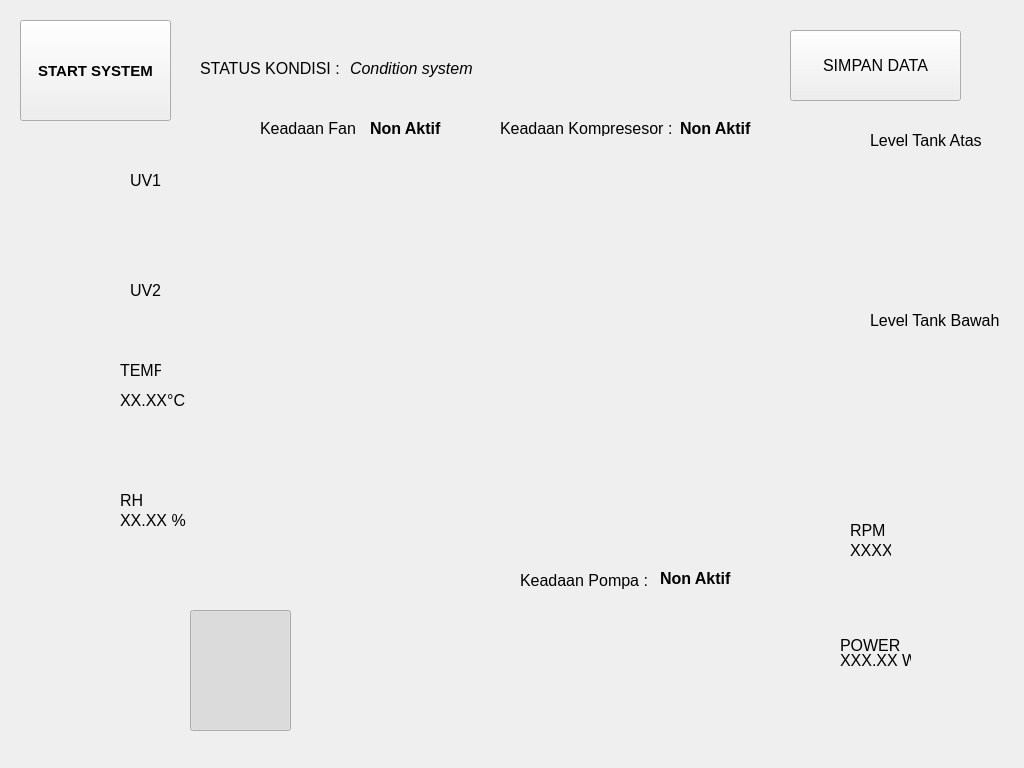
<?xml version="1.0" encoding="UTF-8"?>
<ui version="4.0">
 <class>Dialog</class>
 <widget class="QDialog" name="Dialog">
  <property name="geometry">
   <rect>
    <x>0</x>
    <y>0</y>
    <width>1024</width>
    <height>768</height>
   </rect>
  </property>
  <property name="minimumSize">
   <size>
    <width>1024</width>
    <height>768</height>
   </size>
  </property>
  <property name="maximumSize">
   <size>
    <width>1024</width>
    <height>768</height>
   </size>
  </property>
  <property name="windowTitle">
   <string>Dialog</string>
  </property>
  <property name="autoFillBackground">
   <bool>false</bool>
  </property>
  <widget class="QLabel" name="Fan_kondisi">
   <property name="geometry">
    <rect>
     <x>370</x>
     <y>120</y>
     <width>91</width>
     <height>17</height>
    </rect>
   </property>
   <property name="font">
    <font>
     <pointsize>12</pointsize>
     <weight>75</weight>
     <bold>true</bold>
    </font>
   </property>
   <property name="text">
    <string>Non Aktif</string>
   </property>
  </widget>
  <widget class="QLabel" name="RPM_result">
   <property name="geometry">
    <rect>
     <x>850</x>
     <y>540</y>
     <width>41</width>
     <height>21</height>
    </rect>
   </property>
   <property name="font">
    <font>
     <pointsize>12</pointsize>
    </font>
   </property>
   <property name="text">
    <string>XXXX</string>
   </property>
   <property name="scaledContents">
    <bool>true</bool>
   </property>
  </widget>
  <widget class="QLabel" name="Temperature_result">
   <property name="geometry">
    <rect>
     <x>120</x>
     <y>390</y>
     <width>71</width>
     <height>21</height>
    </rect>
   </property>
   <property name="font">
    <font>
     <pointsize>12</pointsize>
    </font>
   </property>
   <property name="text">
    <string>XX.XX°C</string>
   </property>
   <property name="scaledContents">
    <bool>true</bool>
   </property>
   <property name="textInteractionFlags">
    <set>Qt::LinksAccessibleByKeyboard|Qt::LinksAccessibleByMouse|Qt::TextBrowserInteraction|Qt::TextEditable|Qt::TextEditorInteraction|Qt::TextSelectableByKeyboard|Qt::TextSelectableByMouse</set>
   </property>
  </widget>
  <widget class="QLabel" name="RH_result">
   <property name="geometry">
    <rect>
     <x>120</x>
     <y>510</y>
     <width>71</width>
     <height>21</height>
    </rect>
   </property>
   <property name="font">
    <font>
     <pointsize>12</pointsize>
    </font>
   </property>
   <property name="text">
    <string>XX.XX %</string>
   </property>
   <property name="scaledContents">
    <bool>true</bool>
   </property>
  </widget>
  <widget class="QLabel" name="arus_label">
   <property name="geometry">
    <rect>
     <x>920</x>
     <y>610</y>
     <width>81</width>
     <height>81</height>
    </rect>
   </property>
   <property name="minimumSize">
    <size>
     <width>31</width>
     <height>61</height>
    </size>
   </property>
   <property name="text">
    <string/>
   </property>
   <property name="pixmap">
    <pixmap>../assets/Gb-arus-off.png</pixmap>
   </property>
   <property name="scaledContents">
    <bool>true</bool>
   </property>
  </widget>
  <widget class="QLabel" name="rh_label">
   <property name="geometry">
    <rect>
     <x>20</x>
     <y>480</y>
     <width>91</width>
     <height>91</height>
    </rect>
   </property>
   <property name="minimumSize">
    <size>
     <width>31</width>
     <height>61</height>
    </size>
   </property>
   <property name="text">
    <string/>
   </property>
   <property name="pixmap">
    <pixmap>../assets/Gb-RH.png</pixmap>
   </property>
   <property name="scaledContents">
    <bool>true</bool>
   </property>
  </widget>
  <widget class="QLabel" name="mode_label">
   <property name="geometry">
    <rect>
     <x>580</x>
     <y>610</y>
     <width>101</width>
     <height>121</height>
    </rect>
   </property>
   <property name="minimumSize">
    <size>
     <width>31</width>
     <height>61</height>
    </size>
   </property>
   <property name="text">
    <string/>
   </property>
   <property name="pixmap">
    <pixmap>../assets/Gb-Mode-off.png</pixmap>
   </property>
   <property name="scaledContents">
    <bool>true</bool>
   </property>
  </widget>
  <widget class="QLabel" name="RH">
   <property name="geometry">
    <rect>
     <x>120</x>
     <y>490</y>
     <width>41</width>
     <height>21</height>
    </rect>
   </property>
   <property name="font">
    <font>
     <pointsize>12</pointsize>
    </font>
   </property>
   <property name="text">
    <string>RH</string>
   </property>
   <property name="scaledContents">
    <bool>true</bool>
   </property>
  </widget>
  <widget class="QLabel" name="uv1_label">
   <property name="geometry">
    <rect>
     <x>20</x>
     <y>140</y>
     <width>91</width>
     <height>101</height>
    </rect>
   </property>
   <property name="text">
    <string/>
   </property>
   <property name="pixmap">
    <pixmap>../assets/Gb-UV-off.png</pixmap>
   </property>
   <property name="scaledContents">
    <bool>true</bool>
   </property>
  </widget>
  <widget class="QLabel" name="UV2">
   <property name="geometry">
    <rect>
     <x>130</x>
     <y>280</y>
     <width>31</width>
     <height>21</height>
    </rect>
   </property>
   <property name="font">
    <font>
     <pointsize>12</pointsize>
    </font>
   </property>
   <property name="text">
    <string>UV2</string>
   </property>
   <property name="scaledContents">
    <bool>true</bool>
   </property>
  </widget>
  <widget class="QLabel" name="Temperature">
   <property name="geometry">
    <rect>
     <x>120</x>
     <y>350</y>
     <width>41</width>
     <height>41</height>
    </rect>
   </property>
   <property name="font">
    <font>
     <pointsize>12</pointsize>
    </font>
   </property>
   <property name="text">
    <string>TEMP</string>
   </property>
   <property name="scaledContents">
    <bool>true</bool>
   </property>
  </widget>
  <widget class="QLabel" name="Kompre_kondisi">
   <property name="geometry">
    <rect>
     <x>680</x>
     <y>120</y>
     <width>81</width>
     <height>17</height>
    </rect>
   </property>
   <property name="font">
    <font>
     <pointsize>12</pointsize>
     <weight>75</weight>
     <bold>true</bold>
    </font>
   </property>
   <property name="text">
    <string>Non Aktif</string>
   </property>
  </widget>
  <widget class="QLabel" name="LevelTank1">
   <property name="geometry">
    <rect>
     <x>870</x>
     <y>130</y>
     <width>121</width>
     <height>21</height>
    </rect>
   </property>
   <property name="font">
    <font>
     <pointsize>12</pointsize>
    </font>
   </property>
   <property name="text">
    <string>Level Tank Atas</string>
   </property>
   <property name="scaledContents">
    <bool>true</bool>
   </property>
  </widget>
  <widget class="QLabel" name="info_kondisi">
   <property name="geometry">
    <rect>
     <x>350</x>
     <y>60</y>
     <width>301</width>
     <height>17</height>
    </rect>
   </property>
   <property name="font">
    <font>
     <pointsize>12</pointsize>
     <italic>true</italic>
    </font>
   </property>
   <property name="text">
    <string>Condition system</string>
   </property>
  </widget>
  <widget class="QLabel" name="leveltank2_label">
   <property name="geometry">
    <rect>
     <x>880</x>
     <y>340</y>
     <width>101</width>
     <height>121</height>
    </rect>
   </property>
   <property name="minimumSize">
    <size>
     <width>81</width>
     <height>101</height>
    </size>
   </property>
   <property name="text">
    <string/>
   </property>
   <property name="pixmap">
    <pixmap>../assets/Gb-WtrLvl0.png</pixmap>
   </property>
   <property name="scaledContents">
    <bool>true</bool>
   </property>
  </widget>
  <widget class="QLabel" name="fan_label">
   <property name="geometry">
    <rect>
     <x>920</x>
     <y>490</y>
     <width>81</width>
     <height>81</height>
    </rect>
   </property>
   <property name="minimumSize">
    <size>
     <width>31</width>
     <height>61</height>
    </size>
   </property>
   <property name="text">
    <string/>
   </property>
   <property name="pixmap">
    <pixmap>../assets/Gb-Fan-off.png</pixmap>
   </property>
   <property name="scaledContents">
    <bool>true</bool>
   </property>
  </widget>
  <widget class="QLabel" name="UV1">
   <property name="geometry">
    <rect>
     <x>130</x>
     <y>170</y>
     <width>31</width>
     <height>21</height>
    </rect>
   </property>
   <property name="font">
    <font>
     <pointsize>12</pointsize>
    </font>
   </property>
   <property name="text">
    <string>UV1</string>
   </property>
   <property name="scaledContents">
    <bool>true</bool>
   </property>
  </widget>
  <widget class="QLabel" name="filter_label">
   <property name="geometry">
    <rect>
     <x>710</x>
     <y>610</y>
     <width>101</width>
     <height>121</height>
    </rect>
   </property>
   <property name="minimumSize">
    <size>
     <width>31</width>
     <height>61</height>
    </size>
   </property>
   <property name="text">
    <string/>
   </property>
   <property name="pixmap">
    <pixmap>../assets/Gb-Fltr-brsh.png</pixmap>
   </property>
   <property name="scaledContents">
    <bool>true</bool>
   </property>
  </widget>
  <widget class="QLabel" name="RPM">
   <property name="geometry">
    <rect>
     <x>850</x>
     <y>520</y>
     <width>41</width>
     <height>21</height>
    </rect>
   </property>
   <property name="font">
    <font>
     <pointsize>12</pointsize>
    </font>
   </property>
   <property name="text">
    <string>RPM</string>
   </property>
   <property name="scaledContents">
    <bool>true</bool>
   </property>
  </widget>
  <widget class="QLabel" name="temperature_label_9">
   <property name="geometry">
    <rect>
     <x>190</x>
     <y>140</y>
     <width>631</width>
     <height>421</height>
    </rect>
   </property>
   <property name="minimumSize">
    <size>
     <width>31</width>
     <height>61</height>
    </size>
   </property>
   <property name="text">
    <string/>
   </property>
   <property name="pixmap">
    <pixmap>../assets/Gb-Sistem.png</pixmap>
   </property>
   <property name="scaledContents">
    <bool>true</bool>
   </property>
  </widget>
  <widget class="QLabel" name="LevelTank2">
   <property name="geometry">
    <rect>
     <x>870</x>
     <y>310</y>
     <width>141</width>
     <height>21</height>
    </rect>
   </property>
   <property name="font">
    <font>
     <pointsize>12</pointsize>
    </font>
   </property>
   <property name="text">
    <string>Level Tank Bawah</string>
   </property>
   <property name="scaledContents">
    <bool>true</bool>
   </property>
  </widget>
  <widget class="QLabel" name="Status_Kondisi">
   <property name="geometry">
    <rect>
     <x>200</x>
     <y>60</y>
     <width>151</width>
     <height>17</height>
    </rect>
   </property>
   <property name="font">
    <font>
     <pointsize>12</pointsize>
    </font>
   </property>
   <property name="text">
    <string>STATUS KONDISI :</string>
   </property>
  </widget>
  <widget class="QLabel" name="leveltank1_label">
   <property name="geometry">
    <rect>
     <x>880</x>
     <y>160</y>
     <width>101</width>
     <height>121</height>
    </rect>
   </property>
   <property name="minimumSize">
    <size>
     <width>81</width>
     <height>101</height>
    </size>
   </property>
   <property name="text">
    <string/>
   </property>
   <property name="pixmap">
    <pixmap>../assets/Gb-WtrLvl0.png</pixmap>
   </property>
   <property name="scaledContents">
    <bool>true</bool>
   </property>
  </widget>
  <widget class="QLabel" name="Fan">
   <property name="geometry">
    <rect>
     <x>260</x>
     <y>120</y>
     <width>101</width>
     <height>17</height>
    </rect>
   </property>
   <property name="font">
    <font>
     <pointsize>12</pointsize>
    </font>
   </property>
   <property name="text">
    <string>Keadaan Fan :</string>
   </property>
  </widget>
  <widget class="QLabel" name="uv2_label">
   <property name="geometry">
    <rect>
     <x>20</x>
     <y>240</y>
     <width>91</width>
     <height>101</height>
    </rect>
   </property>
   <property name="text">
    <string/>
   </property>
   <property name="pixmap">
    <pixmap>../assets/Gb-UV-off.png</pixmap>
   </property>
   <property name="scaledContents">
    <bool>true</bool>
   </property>
  </widget>
  <widget class="QLabel" name="Compre">
   <property name="geometry">
    <rect>
     <x>500</x>
     <y>120</y>
     <width>171</width>
     <height>16</height>
    </rect>
   </property>
   <property name="font">
    <font>
     <pointsize>12</pointsize>
    </font>
   </property>
   <property name="text">
    <string>Keadaan Kompresesor :</string>
   </property>
  </widget>
  <widget class="QLabel" name="temperature_label">
   <property name="geometry">
    <rect>
     <x>40</x>
     <y>360</y>
     <width>61</width>
     <height>101</height>
    </rect>
   </property>
   <property name="minimumSize">
    <size>
     <width>31</width>
     <height>61</height>
    </size>
   </property>
   <property name="text">
    <string/>
   </property>
   <property name="pixmap">
    <pixmap>../assets/Gb-Suhu.png</pixmap>
   </property>
   <property name="scaledContents">
    <bool>true</bool>
   </property>
  </widget>
  <widget class="QPushButton" name="start_btn">
   <property name="geometry">
    <rect>
     <x>40</x>
     <y>620</y>
     <width>70</width>
     <height>100</height>
    </rect>
   </property>
   <property name="minimumSize">
    <size>
     <width>50</width>
     <height>80</height>
    </size>
   </property>
   <property name="maximumSize">
    <size>
     <width>70</width>
     <height>100</height>
    </size>
   </property>
   <property name="text">
    <string/>
   </property>
   <property name="icon">
    <iconset>
     <normaloff>../assets/Gb-Statop-off.png</normaloff>../assets/Gb-Statop-off.png</iconset>
   </property>
   <property name="iconSize">
    <size>
     <width>70</width>
     <height>100</height>
    </size>
   </property>
   <property name="checkable">
    <bool>true</bool>
   </property>
   <property name="checked">
    <bool>false</bool>
   </property>
   <property name="default">
    <bool>true</bool>
   </property>
   <property name="flat">
    <bool>true</bool>
   </property>
  </widget>
  <widget class="QPushButton" name="normal_btn">
   <property name="geometry">
    <rect>
     <x>190</x>
     <y>610</y>
     <width>101</width>
     <height>121</height>
    </rect>
   </property>
   <property name="minimumSize">
    <size>
     <width>81</width>
     <height>101</height>
    </size>
   </property>
   <property name="maximumSize">
    <size>
     <width>101</width>
     <height>121</height>
    </size>
   </property>
   <property name="text">
    <string/>
   </property>
   <property name="icon">
    <iconset>
     <normaloff>../assets/Gb-AlatNormal-off.png</normaloff>../assets/Gb-AlatNormal-off.png</iconset>
   </property>
   <property name="iconSize">
    <size>
     <width>101</width>
     <height>121</height>
    </size>
   </property>
   <property name="checkable">
    <bool>true</bool>
   </property>
   <property name="checked">
    <bool>true</bool>
   </property>
   <property name="default">
    <bool>true</bool>
   </property>
   <property name="flat">
    <bool>true</bool>
   </property>
  </widget>
  <widget class="QPushButton" name="hot_btn">
   <property name="geometry">
    <rect>
     <x>320</x>
     <y>610</y>
     <width>101</width>
     <height>121</height>
    </rect>
   </property>
   <property name="minimumSize">
    <size>
     <width>81</width>
     <height>101</height>
    </size>
   </property>
   <property name="maximumSize">
    <size>
     <width>101</width>
     <height>121</height>
    </size>
   </property>
   <property name="text">
    <string/>
   </property>
   <property name="icon">
    <iconset>
     <normaloff>../assets/Gb-AlatPanas-off.png</normaloff>../assets/Gb-AlatPanas-off.png</iconset>
   </property>
   <property name="iconSize">
    <size>
     <width>101</width>
     <height>121</height>
    </size>
   </property>
   <property name="checkable">
    <bool>true</bool>
   </property>
   <property name="checked">
    <bool>false</bool>
   </property>
   <property name="default">
    <bool>true</bool>
   </property>
   <property name="flat">
    <bool>true</bool>
   </property>
  </widget>
  <widget class="QPushButton" name="startSistem_btn">
   <property name="geometry">
    <rect>
     <x>20</x>
     <y>20</y>
     <width>151</width>
     <height>101</height>
    </rect>
   </property>
   <property name="font">
    <font>
     <pointsize>11</pointsize>
     <weight>75</weight>
     <bold>true</bold>
    </font>
   </property>
   <property name="text">
    <string>START SYSTEM</string>
   </property>
   <property name="autoRepeat">
    <bool>false</bool>
   </property>
  </widget>
  <widget class="QLabel" name="pompa_kondisi">
   <property name="geometry">
    <rect>
     <x>660</x>
     <y>570</y>
     <width>81</width>
     <height>17</height>
    </rect>
   </property>
   <property name="font">
    <font>
     <pointsize>12</pointsize>
     <weight>75</weight>
     <bold>true</bold>
    </font>
   </property>
   <property name="text">
    <string>Non Aktif</string>
   </property>
  </widget>
  <widget class="QLabel" name="Compre_2">
   <property name="geometry">
    <rect>
     <x>520</x>
     <y>570</y>
     <width>131</width>
     <height>20</height>
    </rect>
   </property>
   <property name="font">
    <font>
     <pointsize>12</pointsize>
    </font>
   </property>
   <property name="text">
    <string>Keadaan Pompa :</string>
   </property>
  </widget>
  <widget class="QPushButton" name="lock_btn">
   <property name="geometry">
    <rect>
     <x>450</x>
     <y>610</y>
     <width>101</width>
     <height>121</height>
    </rect>
   </property>
   <property name="minimumSize">
    <size>
     <width>101</width>
     <height>121</height>
    </size>
   </property>
   <property name="maximumSize">
    <size>
     <width>101</width>
     <height>121</height>
    </size>
   </property>
   <property name="font">
    <font>
     <kerning>true</kerning>
    </font>
   </property>
   <property name="text">
    <string/>
   </property>
   <property name="icon">
    <iconset>
     <normaloff>../assets/Gb-Lock-off.png</normaloff>../assets/Gb-Lock-off.png</iconset>
   </property>
   <property name="iconSize">
    <size>
     <width>101</width>
     <height>121</height>
    </size>
   </property>
   <property name="checkable">
    <bool>true</bool>
   </property>
   <property name="checked">
    <bool>false</bool>
   </property>
   <property name="default">
    <bool>true</bool>
   </property>
   <property name="flat">
    <bool>true</bool>
   </property>
  </widget>
  <widget class="QLabel" name="Power_Consumption">
   <property name="geometry">
    <rect>
     <x>840</x>
     <y>630</y>
     <width>61</width>
     <height>31</height>
    </rect>
   </property>
   <property name="font">
    <font>
     <pointsize>12</pointsize>
    </font>
   </property>
   <property name="text">
    <string>POWER </string>
   </property>
   <property name="scaledContents">
    <bool>true</bool>
   </property>
  </widget>
  <widget class="QLabel" name="Power_result">
   <property name="geometry">
    <rect>
     <x>840</x>
     <y>650</y>
     <width>71</width>
     <height>21</height>
    </rect>
   </property>
   <property name="font">
    <font>
     <pointsize>12</pointsize>
    </font>
   </property>
   <property name="text">
    <string>XXX.XX W</string>
   </property>
   <property name="scaledContents">
    <bool>true</bool>
   </property>
  </widget>
  <widget class="QPushButton" name="save_btn">
   <property name="geometry">
    <rect>
     <x>790</x>
     <y>30</y>
     <width>171</width>
     <height>71</height>
    </rect>
   </property>
   <property name="font">
    <font>
     <pointsize>12</pointsize>
    </font>
   </property>
   <property name="text">
    <string>SIMPAN DATA</string>
   </property>
  </widget>
 </widget>
 <resources/>
 <connections/>
</ui>
